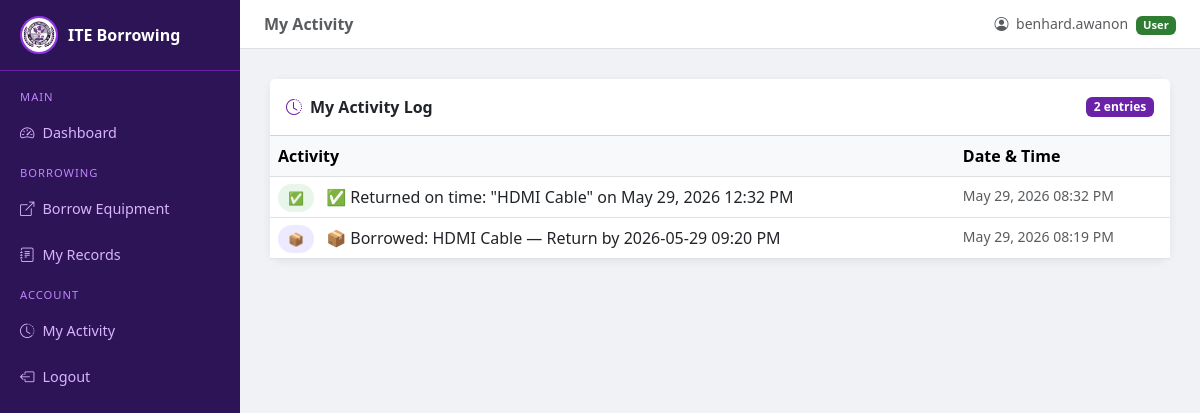
/system/my-activity/ (signed in), run on the app's committed database.
### borrowing/models.py (models this page shows, shortened)
class UserLog(models.Model):
    user      = models.ForeignKey(User, on_delete=models.SET_NULL, null=True)
    action    = models.CharField(max_length=255)
    timestamp = models.DateTimeField(auto_now_add=True)
    class Meta:
        ordering = ['-timestamp']

### borrowing/views.py (the view)
# urls.py: path('my-activity/',                    views.user_activity_log,         name='user_activity_log'),
@login_required
def user_activity_log(request):
    logs = UserLog.objects.filter(user=request.user).order_by('-timestamp')
    return render(request, 'borrowing/user_activity_log.html', {'logs': logs})

### borrowing/templates/borrowing/user_activity_log.html (shortened to what this page needs)
{% extends 'borrowing/base.html' %}
{% block page_title %}My Activity{% endblock %}
{% block content %}
<div class="card">
  <div class="card-header bg-white fw-bold py-3 d-flex justify-content-between align-items-center">
    <span><i class="bi bi-clock-history me-2 text-primary"></i>My Activity Log</span>
    <span class="badge" style="background:#6b21a8;">{{ logs|length }} entries</span>
  </div>
  <div class="card-body p-0">
    <table class="table table-hover mb-0">
      <thead class="table-light">
        <tr>
          <th>Activity</th>
          <th>Date & Time</th>
        </tr>
      </thead>
      <tbody>
        {% for log in logs %}
        <tr>
          <td>
            {% if '✅' in log.action %}
              <span class="badge-available me-2">✅</span>
            {% elif '⚠️' in log.action %}
              <span class="badge-overdue me-2">⚠️</span>
            {% elif '❌' in log.action %}
              <span class="badge-borrowed me-2">❌</span>
            {% elif '📦' in log.action %}
              <span class="badge-returned me-2">📦</span>
            {% endif %}
            {{ log.action }}
          </td>
          <td class="text-muted small">{{ log.timestamp|date:"M d, Y h:i A" }}</td>
        </tr>
        {% endfor %}
      </tbody>
    </table>
  </div>
</div>
{% endblock %}

### borrowing/templates/borrowing/base.html (shortened to what this page needs)
{% load static %}
<!DOCTYPE html>
<html lang="en">
<head>
  <link href="https://cdn.jsdelivr.net/npm/bootstrap@5.3.0/dist/css/bootstrap.min.css" rel="stylesheet">
  <link href="https://cdn.jsdelivr.net/npm/bootstrap-icons@1.10.5/font/bootstrap-icons.css" rel="stylesheet">
</head>
<body>
<div class="sidebar" id="sidebar">
  <div class="brand">
    <img src="{% static 'img/logo.jpg' %}" alt="ITE Logo"
      style="width:38px;height:38px;border-radius:50%;object-fit:cover;border:2px solid #9333ea;">
    ITE Borrowing
  </div>
  <nav class="mt-2">
    {% if request.user.is_superuser %}
    <div class="nav-label">Main</div>
    <a href="{% url 'dashboard' %}" onclick="closeSidebar()"><i class="bi bi-speedometer2 me-2"></i>Dashboard</a>
    <div class="nav-label">Manage</div>
    <a href="{% url 'equipment_list' %}" onclick="closeSidebar()"><i class="bi bi-laptop me-2"></i>Equipment</a>
    <a href="{% url 'borrower_list' %}" onclick="closeSidebar()"><i class="bi bi-people me-2"></i>Borrowers</a>
    <a href="{% url 'borrow_records' %}" onclick="closeSidebar()"><i class="bi bi-journal-text me-2"></i>All Records</a>
    <div class="nav-label">Users</div>
    <a href="{% url 'pending_users' %}" onclick="closeSidebar()"><i class="bi bi-person-check me-2"></i>Pending Approvals</a>
    <a href="{% url 'user_list' %}" onclick="closeSidebar()"><i class="bi bi-people-fill me-2"></i>All Users</a>
    <div class="nav-label">Logs</div>
    <a href="{% url 'activity_log' %}" onclick="closeSidebar()"><i class="bi bi-clock-history me-2"></i>Activity Log</a>
    {% else %}
    <div class="nav-label">Main</div>
    <a href="{% url 'dashboard' %}" onclick="closeSidebar()"><i class="bi bi-speedometer2 me-2"></i>Dashboard</a>
    <div class="nav-label">Borrowing</div>
    <a href="{% url 'borrow_item' %}" onclick="closeSidebar()"><i class="bi bi-box-arrow-up-right me-2"></i>Borrow Equipment</a>
    <a href="{% url 'user_records' %}" onclick="closeSidebar()">
      <i class="bi bi-journal-text me-2"></i>My Records
    </a>
    <div class="nav-label">Account</div>
    <a href="{% url 'user_activity_log' %}" onclick="closeSidebar()"><i class="bi bi-clock-history me-2"></i>My Activity</a>
    {% endif %}
    <a href="{% url 'logout' %}" class="logout-btn">
      <i class="bi bi-box-arrow-left me-2"></i>Logout
    </a>
  </nav>
</div>
<div class="main-content">
  <div class="topbar">
    <div class="d-flex align-items-center gap-3">
      <span class="fw-semibold text-muted">{% block page_title %}{% endblock %}</span>
    </div>
    <span class="text-muted small">
      <i class="bi bi-person-circle me-1"></i>
      <span class="d-none d-md-inline">{{ request.user.username }}</span>
      {% if request.user.is_superuser %}
        <span class="badge ms-1" style="background:#6b21a8;font-size:0.7rem;">Admin</span>
      {% else %}
        <span class="badge ms-1" style="background:#2e7d32;font-size:0.7rem;">User</span>
      {% endif %}
    </span>
  </div>
  {% block content %}{% endblock %}
</div>
</body>
</html>

### borrowing/templates/borrowing/base.html (style rules this page uses)
:root { --bs-primary: #6b21a8; --bs-primary-rgb: 107, 33, 168; }
body { background: #f0f2f5; font-family: 'Segoe UI', sans-serif; }
.text-primary { color: #6b21a8 !important; }
.sidebar { min-height: 100vh; background: #2d1457; width: 240px; position: fixed; top: 0; left: 0; z-index: 100; transition: transform 0.3s ease; }
.sidebar .brand { padding: 16px 20px; font-size: 1rem; font-weight: 700; color: #fff; border-bottom: 1px solid #6b21a8; display: flex; align-items: center; gap: 10px; }
.sidebar a { color: #d8b4fe; text-decoration: none; display: block; padding: 12px 20px; font-size: 0.9rem; }
.sidebar .nav-label { padding: 10px 20px 4px; font-size: 0.7rem; text-transform: uppercase; color: #c084fc; letter-spacing: 1px; }
.main-content { margin-left: 240px; padding: 30px; }
.topbar { background: #fff; padding: 12px 24px; margin: -30px -30px 30px; border-bottom: 1px solid #e0e0e0; display: flex; justify-content: space-between; align-items: center; }
.card { border: none; box-shadow: 0 2px 10px rgba(0,0,0,0.07); border-radius: 12px; }
.badge-available { background: #e8f5e9; color: #2e7d32; padding: 5px 10px; border-radius: 20px; font-size: 0.8rem; }
.badge-returned { background: #ede9fe; color: #6b21a8; padding: 5px 10px; border-radius: 20px; font-size: 0.8rem; }
.logout-btn { background: none; border: none; color: #d8b4fe; padding: 12px 20px; font-size: 0.9rem; width: 100%; text-align: left; cursor: pointer; display: block; text-decoration: none; }

### data on the page
UserLog: action "✅ Returned on time: \"HDMI Cable\" on May 29, 2026 12:32 PM", timestamp "May 29, 2026 08:32 PM"
UserLog: action "📦 Borrowed: HDMI Cable — Return by 2026-05-29 09:20 PM", timestamp "May 29, 2026 08:19 PM"

### other printed values
{{ request.user.username }} "benhard.awanon"
{{ logs|length }} "2"
